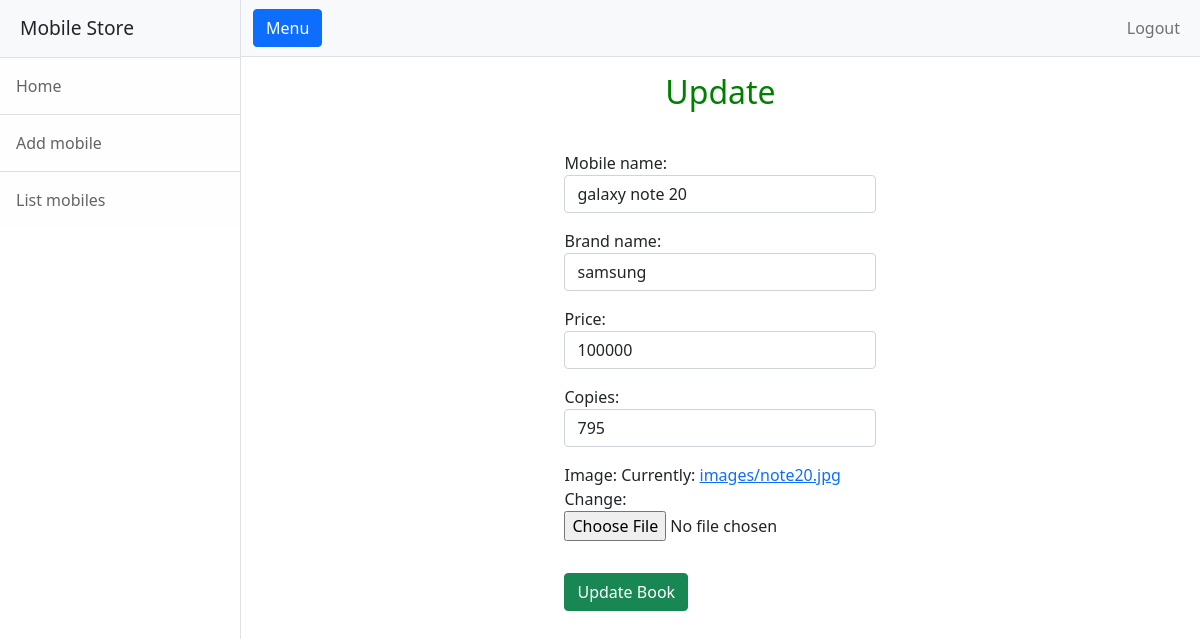
Before: /owner/mobiles/update/1 (signed in) with the older database file.
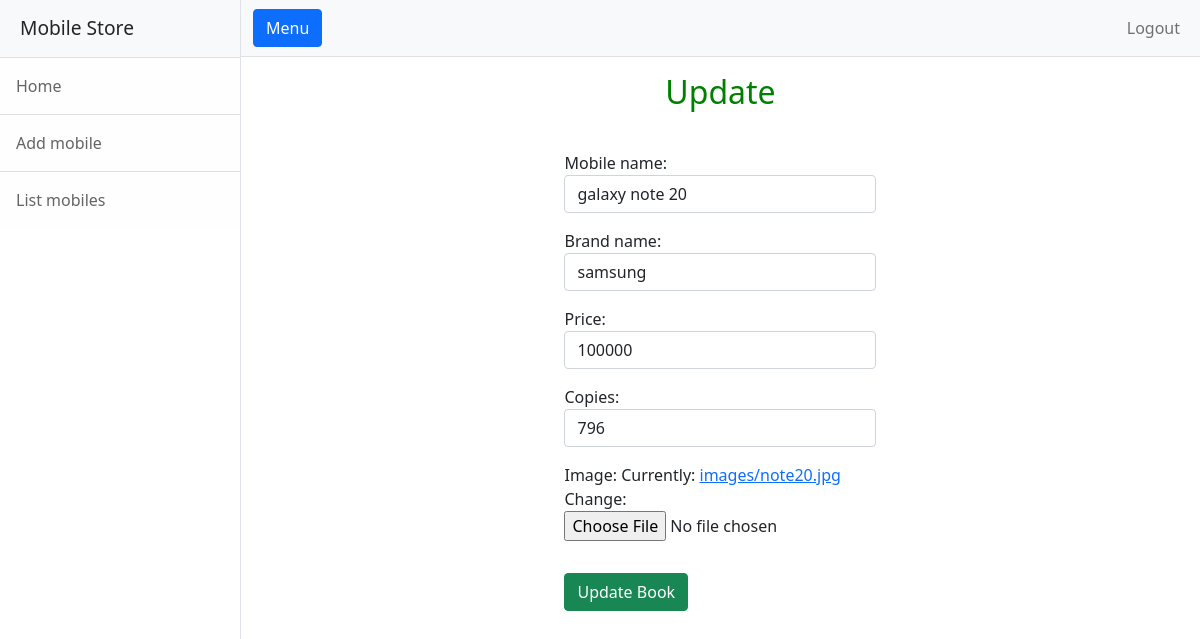
After: the same page with the newer database file.
### owner/models.py (models this page shows, shortened)
class Mobile(models.Model):
    mobile_name=models.CharField(max_length=60,unique=True)
    brand_name=models.CharField(max_length=60)
    price=models.PositiveIntegerField()
    copies=models.PositiveIntegerField()
    image=models.ImageField(upload_to="images",null=True)

### customer/decorators.py (the view)
    def wrapper(request,id=None,*args,**kwargs):
        if not request.user.is_authenticated:
            return redirect("owner_signin")
        else:
            return func(request,id,*args,**kwargs)

### owner/forms.py
class MobileUpdateForm(ModelForm):
    class Meta:
        model=Mobile
        fields = "__all__"
        widgets = {
            "mobile_name": forms.TextInput(attrs={"class": "form-control"}),
            "brand_name": forms.TextInput(attrs={"class": "form-control"}),
            "price": forms.NumberInput(attrs={"class": "form-control"}),
            "copies": forms.NumberInput(attrs={"class": "form-control"})
        }

### owner/views.py (called while the page is built)
@owner_signin_permission
def mobile_update(request,id,*args,**kwargs):
    mobile=Mobile.objects.get(id=id)
    form=forms.MobileUpdateForm(instance=mobile)
    context={"form":form}
    if request.method=="POST":
        form=forms.MobileUpdateForm(request.POST,instance=mobile,files=request.FILES)
        if form.is_valid():
            form.save()
            messages.success(request, "Mobile updated successfully")
            return redirect("listmobile")
    return render(request,"mobile_update.html",context)

### owner/templates/mobile_update.html (shortened to what this page needs)
<!DOCTYPE html>
{%extends 'base_owner.html'%}
{%block body_block%}
<div class="container">
    <div class="row">
        <div class="col-4"></div>
        <div class="col-4">
             <h2 class="text-center mt-3  " style="color: Green;">Update </h2>
        </div>
        <div class="col-4"></div>
    </div>
    <div class="row">
        <div class="col-4"></div>
        <div class="col-4 d-flex justify-content-center   mt-2  ">
            <form action="" method="post" class="mt-4 mb-4 " enctype="multipart/form-data">
                {{form.as_p}}
                <button type="submit" class="btn btn-success mt-3">Update Book</button>
            </form>
        </div>
        <div class="col-4"></div>
    </div>
</div>
{% endblock %}

Changed rows visible on the page:
changed Mobile "galaxy note 20": copies "795" → "796"
